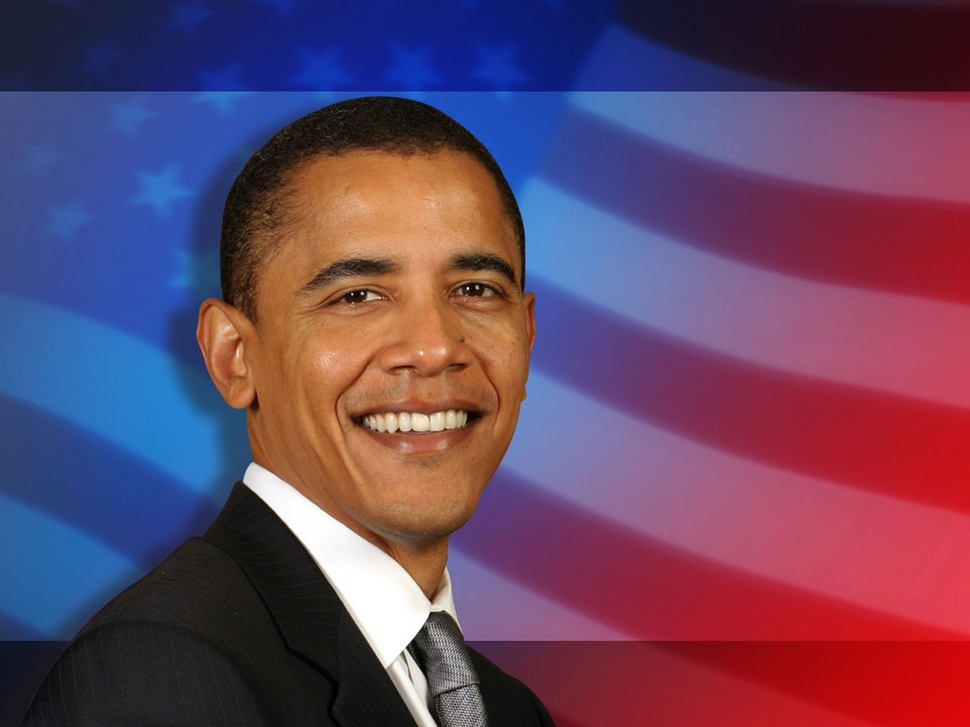
#> input picture Test Images/Obama1.jpg, 970 x 727 px, shrunk from 1280 x 960 before the run, found by its file name
$ python CornerEdgeDetection.py
#> lines starting #> are read from the running program, lines starting #| are printed output that depends on the picture; after the words box and inside, x2 and y2 are one past the last pixel; in counts of white or black regions, pixels touching at a corner belong together
import numpy as np
import cv2
from matplotlib import pyplot as plt
# Load a color image in grayscale
img = cv2.imread('../Test Images/obama1.jpg',1) # 0 for gray, 1 for color
#> img is the input picture: shape (727, 970, 3); mean B, G, R 97.9, 69.1, 103.5
#cv2.imshow('image',img)
#---------------canny edge detection-------------
img = cv2.imread('../Test Images/obama1.jpg',0)
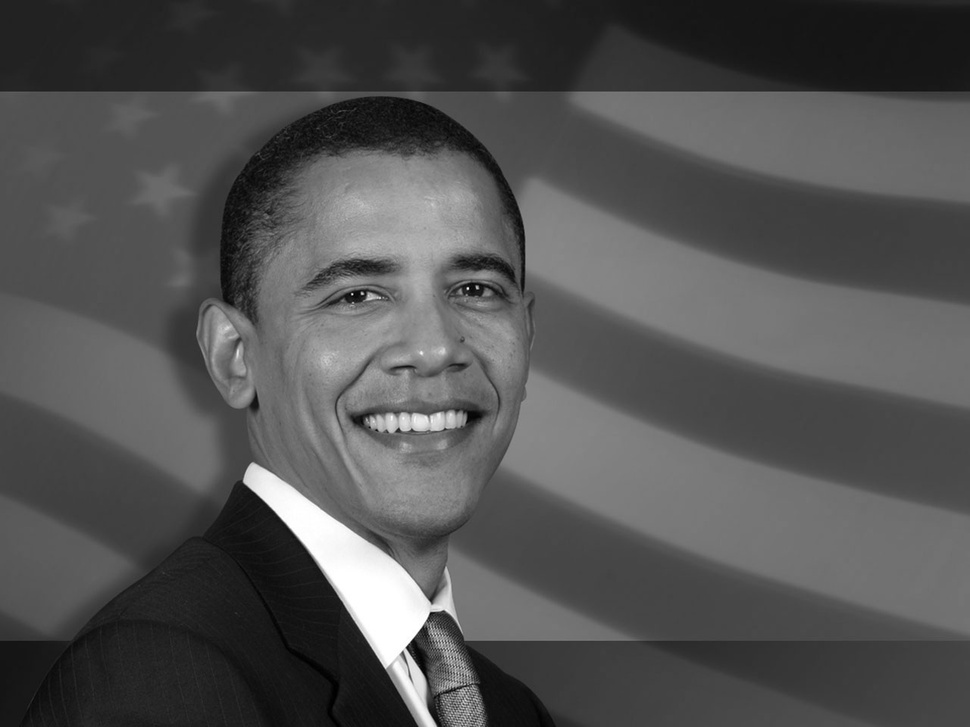
#> img: shape (727, 970); min 0, max 255, mean 82.7
edges = cv2.Canny(img,50,200)
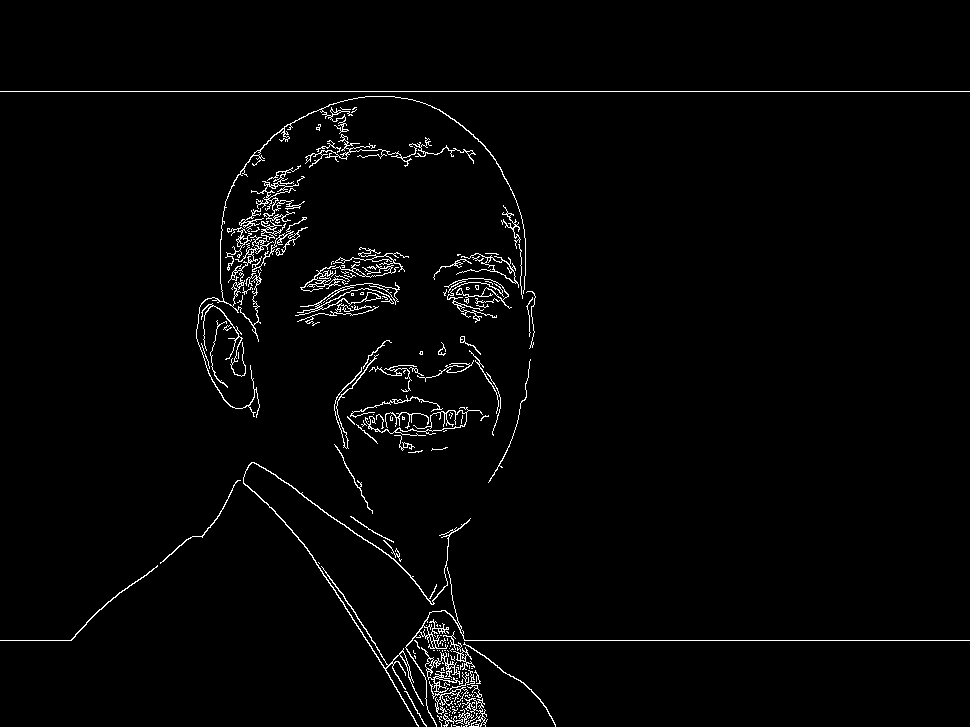
#> edges: shape (727, 970); 2.1% white in thin lines or dots, all inside (x1, y1, x2, y2) = (0, 91, 970, 727)
plt.subplot(121),plt.imshow(img,cmap = 'gray')
plt.title('Original Image'), plt.xticks([]), plt.yticks([])
plt.subplot(122),plt.imshow(edges,cmap = 'gray')
plt.title('Edge Image'), plt.xticks([]), plt.yticks([])
plt.show()
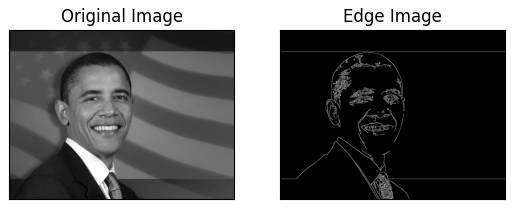
#> figure drawn by matplotlib, 2 panels
#-------------------------------------------------
#--------------------Harris Corner Detection------
filename = '../Test Images/chessboard.jpg'
img = cv2.imread(filename)
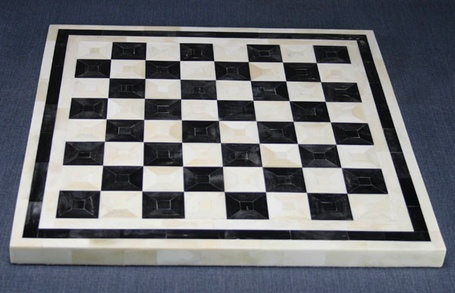
#> input picture Test Images/chessboard.jpg, 455 x 293 px, shrunk from 600 x 386 before the run, found by its file name
#> img is the input picture: shape (293, 455, 3); mean B, G, R 116.8, 112.4, 110.3
gray = cv2.cvtColor(img,cv2.COLOR_BGR2GRAY)
# find Harris corners
gray = np.float32(gray)
dst = cv2.cornerHarris(gray,2,3,0.04)
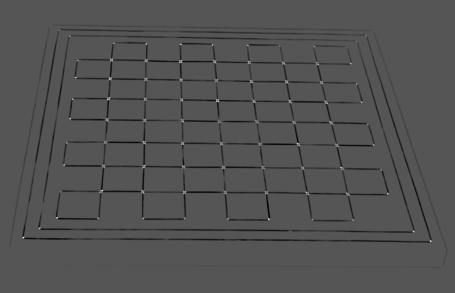
#> dst: shape (293, 455) float32; min -51049932, max 100864272, mean -1740483.8; drawn with min black and max white
#result is dilated for marking the corners, not important
dst = cv2.dilate(dst,None)
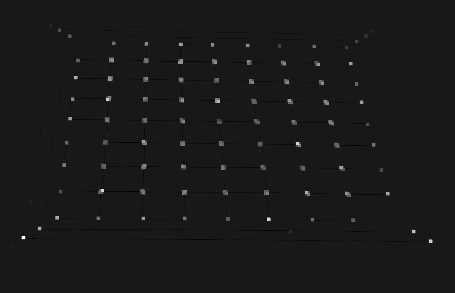
#> dst: shape (293, 455) float32; min -10738113, max 100864272, mean 405624.2; drawn with min black and max white
# Threshold for an optimal value, it may vary depending on the image.
img[dst>0.01*dst.max()]=[0,0,255]
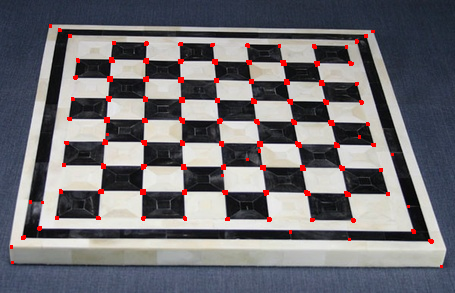
#> img: shape (293, 455, 3); 1.82% of pixels changed, all inside (x1, y1, x2, y2) = (10, 24, 443, 268)
cv2.imshow('dst',img)
#-------------------------------------------------
cv2.waitKey(0)
cv2.destroyAllWindows()
